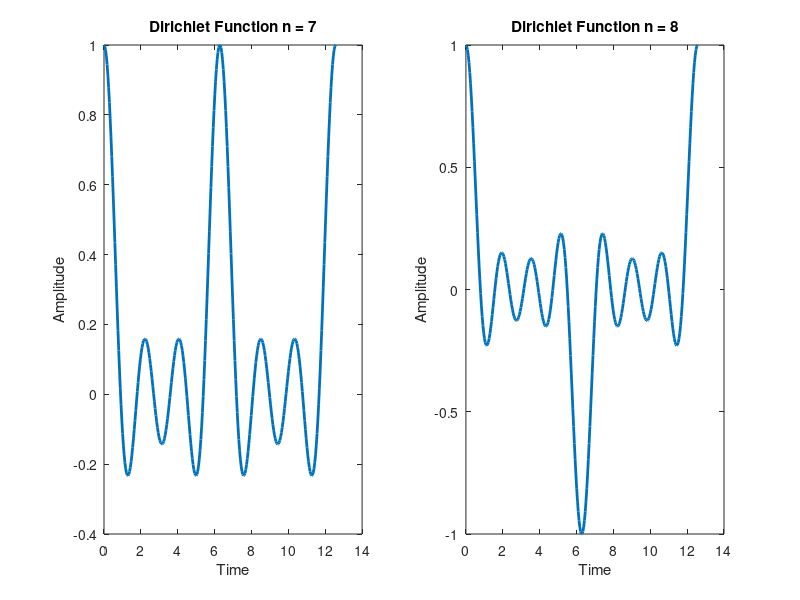

Source code (MATLAB):
x = linspace(0,4*pi,300);
subplot(121)
%hold on
plot(x,diric(x,7),'linewidth',2)
xlabel('Time')
ylabel('Amplitude')
title('Dirichlet Function n = 7')
%hold off

subplot(122)
%hold on
plot(x,diric(x,8),'linewidth',2)
xlabel('Time')
ylabel('Amplitude')
title('Dirichlet Function n = 8')
%hold off
